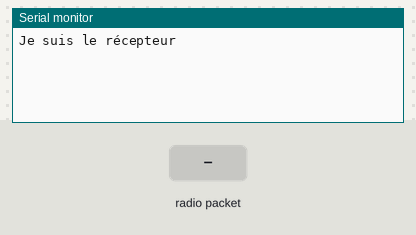
Recording of a sketch running on a simulated Arduino Uno, built with avr-gcc and run on an emulated ATmega328P. On the bench: the last lines printed to the serial monitor. The test bench sets the inputs (shaded band). No radio packets arrive unless stated.

Above: at 11.2 s.
11.3 s: radio packet "1" arrives
At 12.0 s:
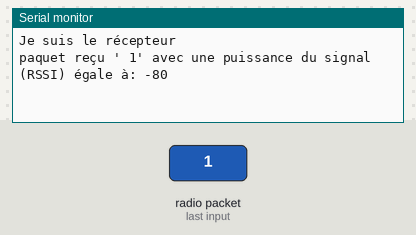
12.8 s: radio packet "0" arrives
At 13.2 s:
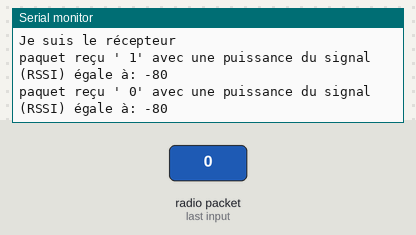
14.3 s: radio packet "2" arrives
At 15.5 s:
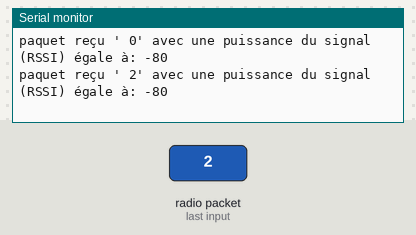

The sketch:

RX.ino
```cpp
#include <SPI.h>
#include <LoRa.h>

int taille_paquet_recu;

void setup() {
  Serial.begin(9600);

  delay(10000);

  Serial.println("Je suis le récepteur");

  if (!LoRa.begin(868000000)) {
    Serial.println("Problème au démarrage du module LoRa!");
  }

  // Positionner les différents paramètres (SpreadingFactor, Bandwidth, CodingRate, etc.)

}

void loop() {

  taille_paquet_recu = LoRa.parsePacket();
  // Vérifier si un paquet est bien reçu

  if (taille_paquet_recu)
  {
    Serial.print("paquet reçu ' ");

    // Lire et afficher le contenu du paquet reçu octet par octet
    while (LoRa.available()) {
      Serial.print((char)LoRa.read());
    }

    // Aficher la puissance du signal reçu
    Serial.print("' avec une puissance du signal (RSSI) égale à: ");
    Serial.println(LoRa.packetRssi());
  }
}
```

Measured:
- after the input at 11.3 s, the serial monitor: prints a new line at once (image 1)
- after the input at 12.8 s, the serial monitor: prints a new line at once (image 2)
- after the input at 14.3 s, the serial monitor: prints a new line at once (image 3)
